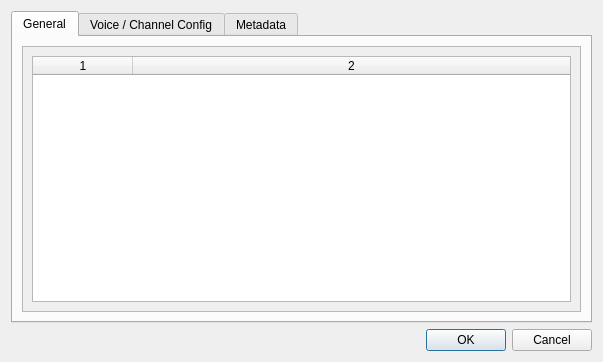
<?xml version="1.0" encoding="UTF-8"?>
<ui version="4.0">
 <class>SongInspector</class>
 <widget class="QDialog" name="SongInspector">
  <property name="geometry">
   <rect>
    <x>0</x>
    <y>0</y>
    <width>603</width>
    <height>362</height>
   </rect>
  </property>
  <property name="windowTitle">
   <string>Dialog</string>
  </property>
  <layout class="QVBoxLayout" name="verticalLayout">
   <item>
    <widget class="QTabWidget" name="tabWidget">
     <property name="currentIndex">
      <number>0</number>
     </property>
     <widget class="QWidget" name="tabGeneral">
      <attribute name="title">
       <string>General</string>
      </attribute>
      <layout class="QVBoxLayout" name="verticalLayout_3">
       <item>
        <widget class="QScrollArea" name="scrollAreaGeneral">
         <property name="widgetResizable">
          <bool>true</bool>
         </property>
         <widget class="QWidget" name="scrollAreaGeneralWidget">
          <property name="geometry">
           <rect>
            <x>0</x>
            <y>0</y>
            <width>567</width>
            <height>259</height>
           </rect>
          </property>
          <layout class="QVBoxLayout" name="verticalLayout_4">
           <item>
            <widget class="QTableWidget" name="tableGeneral">
             <property name="editTriggers">
              <set>QAbstractItemView::NoEditTriggers</set>
             </property>
             <property name="alternatingRowColors">
              <bool>true</bool>
             </property>
             <property name="columnCount">
              <number>2</number>
             </property>
             <attribute name="horizontalHeaderStretchLastSection">
              <bool>true</bool>
             </attribute>
             <column/>
             <column/>
            </widget>
           </item>
          </layout>
         </widget>
        </widget>
       </item>
      </layout>
     </widget>
     <widget class="QWidget" name="tabChannel">
      <attribute name="title">
       <string>Voice / Channel Config</string>
      </attribute>
      <layout class="QVBoxLayout" name="verticalLayout_4">
       <item>
        <widget class="QScrollArea" name="scrollAreaChannel">
         <property name="widgetResizable">
          <bool>true</bool>
         </property>
         <widget class="QWidget" name="scrollAreaWidgetContents">
          <property name="geometry">
           <rect>
            <x>0</x>
            <y>0</y>
            <width>567</width>
            <height>259</height>
           </rect>
          </property>
         </widget>
        </widget>
       </item>
      </layout>
     </widget>
     <widget class="QWidget" name="tabMeta">
      <attribute name="title">
       <string>Metadata</string>
      </attribute>
      <layout class="QVBoxLayout" name="verticalLayout_2">
       <item>
        <widget class="QScrollArea" name="scrollAreaMeta">
         <property name="widgetResizable">
          <bool>true</bool>
         </property>
         <widget class="QWidget" name="scrollAreaMetaWidget">
          <property name="geometry">
           <rect>
            <x>0</x>
            <y>0</y>
            <width>96</width>
            <height>96</height>
           </rect>
          </property>
          <layout class="QVBoxLayout" name="verticalLayout_5">
           <item>
            <widget class="QTableWidget" name="tableMeta">
             <property name="editTriggers">
              <set>QAbstractItemView::NoEditTriggers</set>
             </property>
             <property name="alternatingRowColors">
              <bool>true</bool>
             </property>
             <property name="columnCount">
              <number>2</number>
             </property>
             <attribute name="horizontalHeaderStretchLastSection">
              <bool>true</bool>
             </attribute>
             <column/>
             <column/>
            </widget>
           </item>
          </layout>
         </widget>
        </widget>
       </item>
      </layout>
     </widget>
    </widget>
   </item>
   <item>
    <widget class="QDialogButtonBox" name="buttonBox">
     <property name="orientation">
      <enum>Qt::Horizontal</enum>
     </property>
     <property name="standardButtons">
      <set>QDialogButtonBox::Cancel|QDialogButtonBox::Ok</set>
     </property>
    </widget>
   </item>
  </layout>
 </widget>
 <resources/>
 <connections>
  <connection>
   <sender>buttonBox</sender>
   <signal>accepted()</signal>
   <receiver>SongInspector</receiver>
   <slot>accept()</slot>
   <hints>
    <hint type="sourcelabel">
     <x>248</x>
     <y>254</y>
    </hint>
    <hint type="destinationlabel">
     <x>157</x>
     <y>274</y>
    </hint>
   </hints>
  </connection>
  <connection>
   <sender>buttonBox</sender>
   <signal>rejected()</signal>
   <receiver>SongInspector</receiver>
   <slot>reject()</slot>
   <hints>
    <hint type="sourcelabel">
     <x>316</x>
     <y>260</y>
    </hint>
    <hint type="destinationlabel">
     <x>286</x>
     <y>274</y>
    </hint>
   </hints>
  </connection>
 </connections>
</ui>
